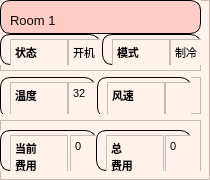
           <widget class="QFrame" name="frame_8">
            <property name="styleSheet">
             <string notr="true">background-color: rgb(255, 242, 235);</string>
            </property>
            <property name="frameShape">
             <enum>QFrame::StyledPanel</enum>
            </property>
            <property name="frameShadow">
             <enum>QFrame::Raised</enum>
            </property>
            <widget class="QWidget" name="layoutWidget_47">
             <property name="geometry">
              <rect>
               <x>0</x>
               <y>0</y>
               <width>201</width>
               <height>171</height>
              </rect>
             </property>
             <layout class="QVBoxLayout" name="verticalLayout_27">
              <property name="spacing">
               <number>0</number>
              </property>
              <item>
               <widget class="QFrame" name="frame_153">
                <property name="sizePolicy">
                 <sizepolicy hsizetype="Preferred" vsizetype="Expanding">
                  <horstretch>1</horstretch>
                  <verstretch>1</verstretch>
                 </sizepolicy>
                </property>
                <property name="styleSheet">
                 <string notr="true">#frame_153{
	background-color: rgb(255, 205, 198);
border-radius:10px;
border:1px solid black
}</string>
                </property>
                <property name="frameShape">
                 <enum>QFrame::StyledPanel</enum>
                </property>
                <property name="frameShadow">
                 <enum>QFrame::Raised</enum>
                </property>
                <widget class="QWidget" name="layoutWidget_87">
                 <property name="geometry">
                  <rect>
                   <x>10</x>
                   <y>10</y>
                   <width>181</width>
                   <height>22</height>
                  </rect>
                 </property>
                 <layout class="QHBoxLayout" name="horizontalLayout_84">
                  <property name="spacing">
                   <number>0</number>
                  </property>
                  <item>
                   <widget class="QLabel" name="ROOM1">
                    <property name="sizePolicy">
                     <sizepolicy hsizetype="Preferred" vsizetype="Preferred">
                      <horstretch>0</horstretch>
                      <verstretch>0</verstretch>
                     </sizepolicy>
                    </property>
                    <property name="styleSheet">
                     <string notr="true">background-color: rgb(255, 205, 198);</string>
                    </property>
                    <property name="text">
                     <string>&lt;html&gt;&lt;head/&gt;&lt;body&gt;&lt;p&gt;&lt;span style=&quot; font-family:'Arial Black'; font-size:10pt; color:#070707;&quot;&gt;Room 1&lt;/span&gt;&lt;/p&gt;&lt;/body&gt;&lt;/html&gt;</string>
                    </property>
                   </widget>
                  </item>
                 </layout>
                </widget>
               </widget>
              </item>
              <item>
               <widget class="QFrame" name="frame_154">
                <property name="sizePolicy">
                 <sizepolicy hsizetype="Preferred" vsizetype="Expanding">
                  <horstretch>3</horstretch>
                  <verstretch>4</verstretch>
                 </sizepolicy>
                </property>
                <property name="frameShape">
                 <enum>QFrame::StyledPanel</enum>
                </property>
                <property name="frameShadow">
                 <enum>QFrame::Raised</enum>
                </property>
                <widget class="QWidget" name="layoutWidget_88">
                 <property name="geometry">
                  <rect>
                   <x>0</x>
                   <y>0</y>
                   <width>201</width>
                   <height>141</height>
                  </rect>
                 </property>
                 <layout class="QVBoxLayout" name="verticalLayout_28">
                  <property name="spacing">
                   <number>6</number>
                  </property>
                  <item>
                   <widget class="QFrame" name="frame_155">
                    <property name="sizePolicy">
                     <sizepolicy hsizetype="Preferred" vsizetype="Expanding">
                      <horstretch>0</horstretch>
                      <verstretch>2</verstretch>
                     </sizepolicy>
                    </property>
                    <property name="frameShape">
                     <enum>QFrame::StyledPanel</enum>
                    </property>
                    <property name="frameShadow">
                     <enum>QFrame::Raised</enum>
                    </property>
                    <widget class="QWidget" name="layoutWidget_10">
                     <property name="geometry">
                      <rect>
                       <x>0</x>
                       <y>0</y>
                       <width>201</width>
                       <height>31</height>
                      </rect>
                     </property>
                     <layout class="QHBoxLayout" name="horizontalLayout_5">
                      <property name="spacing">
                       <number>2</number>
                      </property>
                      <item>
                       <widget class="QFrame" name="frame_26">
                        <property name="styleSheet">
                         <string notr="true">#frame_26{
border-radius:10px;
border:1px solid black
}</string>
                        </property>
                        <property name="frameShape">
                         <enum>QFrame::StyledPanel</enum>
                        </property>
                        <property name="frameShadow">
                         <enum>QFrame::Raised</enum>
                        </property>
                        <widget class="QWidget" name="layoutWidget_30">
                         <property name="geometry">
                          <rect>
                           <x>10</x>
                           <y>5</y>
                           <width>116</width>
                           <height>59</height>
                          </rect>
                         </property>
                         <layout class="QHBoxLayout" name="horizontalLayout_20">
                          <property name="spacing">
                           <number>0</number>
                          </property>
                          <item>
                           <widget class="QTextBrowser" name="textBrowser_R1_state">
                            <property name="sizePolicy">
                             <sizepolicy hsizetype="Preferred" vsizetype="Preferred">
                              <horstretch>0</horstretch>
                              <verstretch>0</verstretch>
                             </sizepolicy>
                            </property>
                            <property name="styleSheet">
                             <string notr="true"/>
                            </property>
                            <property name="html">
                             <string>&lt;!DOCTYPE HTML PUBLIC &quot;-//W3C//DTD HTML 4.0//EN&quot; &quot;http://www.w3.org/TR/REC-html40/strict.dtd&quot;&gt;
&lt;html&gt;&lt;head&gt;&lt;meta name=&quot;qrichtext&quot; content=&quot;1&quot; /&gt;&lt;style type=&quot;text/css&quot;&gt;
p, li { white-space: pre-wrap; }
&lt;/style&gt;&lt;/head&gt;&lt;body style=&quot; font-family:'SimSun'; font-size:9pt; font-weight:400; font-style:normal;&quot;&gt;
&lt;p style=&quot; margin-top:0px; margin-bottom:0px; margin-left:0px; margin-right:0px; -qt-block-indent:0; text-indent:0px;&quot;&gt;&lt;span style=&quot; font-family:'微软雅黑'; font-size:8pt; font-weight:600;&quot;&gt;状态&lt;/span&gt;&lt;/p&gt;&lt;/body&gt;&lt;/html&gt;</string>
                            </property>
                           </widget>
                          </item>
                          <item>
                           <widget class="QTextBrowser" name="textBrowser_Room1_state">
                            <property name="readOnly">
                             <bool>false</bool>
                            </property>
                            <property name="html">
                             <string>&lt;!DOCTYPE HTML PUBLIC &quot;-//W3C//DTD HTML 4.0//EN&quot; &quot;http://www.w3.org/TR/REC-html40/strict.dtd&quot;&gt;
&lt;html&gt;&lt;head&gt;&lt;meta name=&quot;qrichtext&quot; content=&quot;1&quot; /&gt;&lt;style type=&quot;text/css&quot;&gt;
p, li { white-space: pre-wrap; }
&lt;/style&gt;&lt;/head&gt;&lt;body style=&quot; font-family:'SimSun'; font-size:9pt; font-weight:400; font-style:normal;&quot;&gt;
&lt;p style=&quot; margin-top:0px; margin-bottom:0px; margin-left:0px; margin-right:0px; -qt-block-indent:0; text-indent:0px;&quot;&gt;&lt;span style=&quot; font-family:'微软雅黑'; font-size:8pt;&quot;&gt;开机&lt;/span&gt;&lt;/p&gt;&lt;/body&gt;&lt;/html&gt;</string>
                            </property>
                           </widget>
                          </item>
                         </layout>
                        </widget>
                       </widget>
                      </item>
                      <item>
                       <widget class="QFrame" name="frame_27">
                        <property name="styleSheet">
                         <string notr="true">#frame_27{
border-radius:10px;
border:1px solid black
}</string>
                        </property>
                        <property name="frameShape">
                         <enum>QFrame::StyledPanel</enum>
                        </property>
                        <property name="frameShadow">
                         <enum>QFrame::Raised</enum>
                        </property>
                        <widget class="QWidget" name="layoutWidget_31">
                         <property name="geometry">
                          <rect>
                           <x>10</x>
                           <y>5</y>
                           <width>116</width>
                           <height>59</height>
                          </rect>
                         </property>
                         <layout class="QHBoxLayout" name="horizontalLayout_21">
                          <property name="spacing">
                           <number>0</number>
                          </property>
                          <property name="sizeConstraint">
                           <enum>QLayout::SetNoConstraint</enum>
                          </property>
                          <item>
                           <widget class="QTextBrowser" name="textBrowser_R1_mode">
                            <property name="html">
                             <string>&lt;!DOCTYPE HTML PUBLIC &quot;-//W3C//DTD HTML 4.0//EN&quot; &quot;http://www.w3.org/TR/REC-html40/strict.dtd&quot;&gt;
&lt;html&gt;&lt;head&gt;&lt;meta name=&quot;qrichtext&quot; content=&quot;1&quot; /&gt;&lt;style type=&quot;text/css&quot;&gt;
p, li { white-space: pre-wrap; }
&lt;/style&gt;&lt;/head&gt;&lt;body style=&quot; font-family:'SimSun'; font-size:9pt; font-weight:400; font-style:normal;&quot;&gt;
&lt;p style=&quot; margin-top:0px; margin-bottom:0px; margin-left:0px; margin-right:0px; -qt-block-indent:0; text-indent:0px;&quot;&gt;&lt;span style=&quot; font-family:'微软雅黑'; font-size:8pt; font-weight:600;&quot;&gt;模式&lt;/span&gt;&lt;/p&gt;&lt;/body&gt;&lt;/html&gt;</string>
                            </property>
                           </widget>
                          </item>
                          <item>
                           <widget class="QTextBrowser" name="textBrowser_Room1_mode">
                            <property name="readOnly">
                             <bool>false</bool>
                            </property>
                            <property name="html">
                             <string>&lt;!DOCTYPE HTML PUBLIC &quot;-//W3C//DTD HTML 4.0//EN&quot; &quot;http://www.w3.org/TR/REC-html40/strict.dtd&quot;&gt;
&lt;html&gt;&lt;head&gt;&lt;meta name=&quot;qrichtext&quot; content=&quot;1&quot; /&gt;&lt;style type=&quot;text/css&quot;&gt;
p, li { white-space: pre-wrap; }
&lt;/style&gt;&lt;/head&gt;&lt;body style=&quot; font-family:'SimSun'; font-size:9pt; font-weight:400; font-style:normal;&quot;&gt;
&lt;p style=&quot; margin-top:0px; margin-bottom:0px; margin-left:0px; margin-right:0px; -qt-block-indent:0; text-indent:0px;&quot;&gt;&lt;span style=&quot; font-family:'微软雅黑'; font-size:8pt;&quot;&gt;制冷&lt;/span&gt;&lt;/p&gt;&lt;/body&gt;&lt;/html&gt;</string>
                            </property>
                           </widget>
                          </item>
                         </layout>
                        </widget>
                       </widget>
                      </item>
                     </layout>
                    </widget>
                   </widget>
                  </item>
                  <item>
                   <widget class="QFrame" name="frame_156">
                    <property name="sizePolicy">
                     <sizepolicy hsizetype="Preferred" vsizetype="Expanding">
                      <horstretch>0</horstretch>
                      <verstretch>2</verstretch>
                     </sizepolicy>
                    </property>
                    <property name="frameShape">
                     <enum>QFrame::StyledPanel</enum>
                    </property>
                    <property name="frameShadow">
                     <enum>QFrame::Raised</enum>
                    </property>
                    <widget class="QWidget" name="layoutWidget_15">
                     <property name="geometry">
                      <rect>
                       <x>0</x>
                       <y>0</y>
                       <width>191</width>
                       <height>41</height>
                      </rect>
                     </property>
                     <layout class="QHBoxLayout" name="horizontalLayout_14">
                      <property name="spacing">
                       <number>2</number>
                      </property>
                      <item>
                       <widget class="QFrame" name="frame_34">
                        <property name="styleSheet">
                         <string notr="true">#frame_34{
border-radius:10px;
border:1px solid black
}</string>
                        </property>
                        <property name="frameShape">
                         <enum>QFrame::StyledPanel</enum>
                        </property>
                        <property name="frameShadow">
                         <enum>QFrame::Raised</enum>
                        </property>
                        <widget class="QWidget" name="layoutWidget_38">
                         <property name="geometry">
                          <rect>
                           <x>10</x>
                           <y>5</y>
                           <width>116</width>
                           <height>59</height>
                          </rect>
                         </property>
                         <layout class="QHBoxLayout" name="horizontalLayout_29">
                          <property name="spacing">
                           <number>0</number>
                          </property>
                          <property name="sizeConstraint">
                           <enum>QLayout::SetNoConstraint</enum>
                          </property>
                          <item>
                           <widget class="QTextBrowser" name="textBrowser_R1_tem">
                            <property name="html">
                             <string>&lt;!DOCTYPE HTML PUBLIC &quot;-//W3C//DTD HTML 4.0//EN&quot; &quot;http://www.w3.org/TR/REC-html40/strict.dtd&quot;&gt;
&lt;html&gt;&lt;head&gt;&lt;meta name=&quot;qrichtext&quot; content=&quot;1&quot; /&gt;&lt;style type=&quot;text/css&quot;&gt;
p, li { white-space: pre-wrap; }
&lt;/style&gt;&lt;/head&gt;&lt;body style=&quot; font-family:'SimSun'; font-size:9pt; font-weight:400; font-style:normal;&quot;&gt;
&lt;p style=&quot; margin-top:0px; margin-bottom:0px; margin-left:0px; margin-right:0px; -qt-block-indent:0; text-indent:0px;&quot;&gt;&lt;span style=&quot; font-family:'微软雅黑'; font-size:8pt; font-weight:600;&quot;&gt;温度&lt;/span&gt;&lt;/p&gt;&lt;/body&gt;&lt;/html&gt;</string>
                            </property>
                           </widget>
                          </item>
                          <item>
                           <widget class="QTextBrowser" name="textBrowser_Room1_tem">
                            <property name="readOnly">
                             <bool>false</bool>
                            </property>
                            <property name="html">
                             <string>&lt;!DOCTYPE HTML PUBLIC &quot;-//W3C//DTD HTML 4.0//EN&quot; &quot;http://www.w3.org/TR/REC-html40/strict.dtd&quot;&gt;
&lt;html&gt;&lt;head&gt;&lt;meta name=&quot;qrichtext&quot; content=&quot;1&quot; /&gt;&lt;style type=&quot;text/css&quot;&gt;
p, li { white-space: pre-wrap; }
&lt;/style&gt;&lt;/head&gt;&lt;body style=&quot; font-family:'SimSun'; font-size:9pt; font-weight:400; font-style:normal;&quot;&gt;
&lt;p style=&quot; margin-top:0px; margin-bottom:0px; margin-left:0px; margin-right:0px; -qt-block-indent:0; text-indent:0px;&quot;&gt;&lt;span style=&quot; font-family:'微软雅黑'; font-size:8pt;&quot;&gt;32&lt;/span&gt;&lt;/p&gt;&lt;/body&gt;&lt;/html&gt;</string>
                            </property>
                           </widget>
                          </item>
                         </layout>
                        </widget>
                       </widget>
                      </item>
                      <item>
                       <widget class="QFrame" name="frame_35">
                        <property name="styleSheet">
                         <string notr="true">#frame_35{
border-radius:10px;
border:1px solid black
}</string>
                        </property>
                        <property name="frameShape">
                         <enum>QFrame::StyledPanel</enum>
                        </property>
                        <property name="frameShadow">
                         <enum>QFrame::Raised</enum>
                        </property>
                        <widget class="QWidget" name="layoutWidget_39">
                         <property name="geometry">
                          <rect>
                           <x>10</x>
                           <y>5</y>
                           <width>116</width>
                           <height>59</height>
                          </rect>
                         </property>
                         <layout class="QHBoxLayout" name="horizontalLayout_30">
                          <property name="spacing">
                           <number>0</number>
                          </property>
                          <property name="sizeConstraint">
                           <enum>QLayout::SetMaximumSize</enum>
                          </property>
                          <item>
                           <widget class="QTextBrowser" name="textBrowser_R1_WindSpeed">
                            <property name="html">
                             <string>&lt;!DOCTYPE HTML PUBLIC &quot;-//W3C//DTD HTML 4.0//EN&quot; &quot;http://www.w3.org/TR/REC-html40/strict.dtd&quot;&gt;
&lt;html&gt;&lt;head&gt;&lt;meta name=&quot;qrichtext&quot; content=&quot;1&quot; /&gt;&lt;style type=&quot;text/css&quot;&gt;
p, li { white-space: pre-wrap; }
&lt;/style&gt;&lt;/head&gt;&lt;body style=&quot; font-family:'SimSun'; font-size:9pt; font-weight:400; font-style:normal;&quot;&gt;
&lt;p style=&quot; margin-top:0px; margin-bottom:0px; margin-left:0px; margin-right:0px; -qt-block-indent:0; text-indent:0px;&quot;&gt;&lt;span style=&quot; font-family:'微软雅黑'; font-size:8pt; font-weight:600;&quot;&gt;风速&lt;/span&gt;&lt;/p&gt;&lt;/body&gt;&lt;/html&gt;</string>
                            </property>
                           </widget>
                          </item>
                          <item>
                           <widget class="QTextBrowser" name="textBrowser_Room1_WindSpeed">
                            <property name="readOnly">
                             <bool>false</bool>
                            </property>
                            <property name="html">
                             <string>&lt;!DOCTYPE HTML PUBLIC &quot;-//W3C//DTD HTML 4.0//EN&quot; &quot;http://www.w3.org/TR/REC-html40/strict.dtd&quot;&gt;
&lt;html&gt;&lt;head&gt;&lt;meta name=&quot;qrichtext&quot; content=&quot;1&quot; /&gt;&lt;style type=&quot;text/css&quot;&gt;
p, li { white-space: pre-wrap; }
&lt;/style&gt;&lt;/head&gt;&lt;body style=&quot; font-family:'SimSun'; font-size:9pt; font-weight:400; font-style:normal;&quot;&gt;
&lt;p style=&quot;-qt-paragraph-type:empty; margin-top:0px; margin-bottom:0px; margin-left:0px; margin-right:0px; -qt-block-indent:0; text-indent:0px;&quot;&gt;&lt;br /&gt;&lt;/p&gt;&lt;/body&gt;&lt;/html&gt;</string>
                            </property>
                           </widget>
                          </item>
                         </layout>
                        </widget>
                       </widget>
                      </item>
                     </layout>
                    </widget>
                   </widget>
                  </item>
                  <item>
                   <widget class="QFrame" name="frame_159">
                    <property name="sizePolicy">
                     <sizepolicy hsizetype="Preferred" vsizetype="Expanding">
                      <horstretch>0</horstretch>
                      <verstretch>3</verstretch>
                     </sizepolicy>
                    </property>
                    <property name="frameShape">
                     <enum>QFrame::StyledPanel</enum>
                    </property>
                    <property name="frameShadow">
                     <enum>QFrame::Raised</enum>
                    </property>
                    <widget class="QWidget" name="layoutWidget_91">
                     <property name="geometry">
                      <rect>
                       <x>0</x>
                       <y>10</y>
                       <width>191</width>
                       <height>41</height>
                      </rect>
                     </property>
                     <layout class="QHBoxLayout" name="horizontalLayout_86">
                      <property name="spacing">
                       <number>6</number>
                      </property>
                      <item>
                       <layout class="QHBoxLayout" name="horizontalLayout_15">
                        <property name="spacing">
                         <number>0</number>
                        </property>
                        <item>
                         <widget class="QFrame" name="frame_36">
                          <property name="styleSheet">
                           <string notr="true">#frame_36{
border-radius:10px;
border:1px solid black
}</string>
                          </property>
                          <property name="frameShape">
                           <enum>QFrame::StyledPanel</enum>
                          </property>
                          <property name="frameShadow">
                           <enum>QFrame::Raised</enum>
                          </property>
                          <widget class="QWidget" name="layoutWidget_40">
                           <property name="geometry">
                            <rect>
                             <x>10</x>
                             <y>5</y>
                             <width>118</width>
                             <height>59</height>
                            </rect>
                           </property>
                           <layout class="QHBoxLayout" name="horizontalLayout_34">
                            <property name="spacing">
                             <number>2</number>
                            </property>
                            <item>
                             <widget class="QTextBrowser" name="textBrowser_R1_Currentfee">
                              <property name="styleSheet">
                               <string notr="true"/>
                              </property>
                              <property name="html">
                               <string>&lt;!DOCTYPE HTML PUBLIC &quot;-//W3C//DTD HTML 4.0//EN&quot; &quot;http://www.w3.org/TR/REC-html40/strict.dtd&quot;&gt;
&lt;html&gt;&lt;head&gt;&lt;meta name=&quot;qrichtext&quot; content=&quot;1&quot; /&gt;&lt;style type=&quot;text/css&quot;&gt;
p, li { white-space: pre-wrap; }
&lt;/style&gt;&lt;/head&gt;&lt;body style=&quot; font-family:'SimSun'; font-size:9pt; font-weight:400; font-style:normal;&quot;&gt;
&lt;p style=&quot; margin-top:0px; margin-bottom:0px; margin-left:0px; margin-right:0px; -qt-block-indent:0; text-indent:0px;&quot;&gt;&lt;span style=&quot; font-family:'微软雅黑'; font-size:8pt; font-weight:600;&quot;&gt;当前&lt;/span&gt;&lt;/p&gt;
&lt;p style=&quot; margin-top:0px; margin-bottom:0px; margin-left:0px; margin-right:0px; -qt-block-indent:0; text-indent:0px;&quot;&gt;&lt;span style=&quot; font-family:'微软雅黑'; font-size:8pt; font-weight:600;&quot;&gt;费用&lt;/span&gt;&lt;/p&gt;&lt;/body&gt;&lt;/html&gt;</string>
                              </property>
                             </widget>
                            </item>
                            <item>
                             <widget class="QTextBrowser" name="textBrowser_Room1_Currentfee">
                              <property name="readOnly">
                               <bool>false</bool>
                              </property>
                              <property name="html">
                               <string>&lt;!DOCTYPE HTML PUBLIC &quot;-//W3C//DTD HTML 4.0//EN&quot; &quot;http://www.w3.org/TR/REC-html40/strict.dtd&quot;&gt;
&lt;html&gt;&lt;head&gt;&lt;meta name=&quot;qrichtext&quot; content=&quot;1&quot; /&gt;&lt;style type=&quot;text/css&quot;&gt;
p, li { white-space: pre-wrap; }
&lt;/style&gt;&lt;/head&gt;&lt;body style=&quot; font-family:'SimSun'; font-size:9pt; font-weight:400; font-style:normal;&quot;&gt;
&lt;p style=&quot; margin-top:0px; margin-bottom:0px; margin-left:0px; margin-right:0px; -qt-block-indent:0; text-indent:0px;&quot;&gt;&lt;span style=&quot; font-family:'微软雅黑'; font-size:8pt;&quot;&gt;0&lt;/span&gt;&lt;/p&gt;&lt;/body&gt;&lt;/html&gt;</string>
                              </property>
                             </widget>
                            </item>
                           </layout>
                          </widget>
                         </widget>
                        </item>
                        <item>
                         <widget class="QFrame" name="frame_37">
                          <property name="styleSheet">
                           <string notr="true">#frame_37{
border-radius:10px;
border:1px solid black
}</string>
                          </property>
                          <property name="frameShape">
                           <enum>QFrame::StyledPanel</enum>
                          </property>
                          <property name="frameShadow">
                           <enum>QFrame::Raised</enum>
                          </property>
                          <widget class="QWidget" name="layoutWidget_41">
                           <property name="geometry">
                            <rect>
                             <x>10</x>
                             <y>5</y>
                             <width>117</width>
                             <height>59</height>
                            </rect>
                           </property>
                           <layout class="QHBoxLayout" name="horizontalLayout_35">
                            <property name="spacing">
                             <number>1</number>
                            </property>
                            <item>
                             <widget class="QTextBrowser" name="textBrowser_R1_Totalfee">
                              <property name="html">
                               <string>&lt;!DOCTYPE HTML PUBLIC &quot;-//W3C//DTD HTML 4.0//EN&quot; &quot;http://www.w3.org/TR/REC-html40/strict.dtd&quot;&gt;
&lt;html&gt;&lt;head&gt;&lt;meta name=&quot;qrichtext&quot; content=&quot;1&quot; /&gt;&lt;style type=&quot;text/css&quot;&gt;
p, li { white-space: pre-wrap; }
&lt;/style&gt;&lt;/head&gt;&lt;body style=&quot; font-family:'SimSun'; font-size:9pt; font-weight:400; font-style:normal;&quot;&gt;
&lt;p style=&quot; margin-top:0px; margin-bottom:0px; margin-left:0px; margin-right:0px; -qt-block-indent:0; text-indent:0px;&quot;&gt;&lt;span style=&quot; font-family:'微软雅黑'; font-size:8pt; font-weight:600;&quot;&gt;总&lt;/span&gt;&lt;/p&gt;
&lt;p style=&quot; margin-top:0px; margin-bottom:0px; margin-left:0px; margin-right:0px; -qt-block-indent:0; text-indent:0px;&quot;&gt;&lt;span style=&quot; font-family:'微软雅黑'; font-size:8pt; font-weight:600;&quot;&gt;费用&lt;/span&gt;&lt;/p&gt;&lt;/body&gt;&lt;/html&gt;</string>
                              </property>
                             </widget>
                            </item>
                            <item>
                             <widget class="QTextBrowser" name="textBrowser_Room1_Totalfee">
                              <property name="readOnly">
                               <bool>false</bool>
                              </property>
                              <property name="html">
                               <string>&lt;!DOCTYPE HTML PUBLIC &quot;-//W3C//DTD HTML 4.0//EN&quot; &quot;http://www.w3.org/TR/REC-html40/strict.dtd&quot;&gt;
&lt;html&gt;&lt;head&gt;&lt;meta name=&quot;qrichtext&quot; content=&quot;1&quot; /&gt;&lt;style type=&quot;text/css&quot;&gt;
p, li { white-space: pre-wrap; }
&lt;/style&gt;&lt;/head&gt;&lt;body style=&quot; font-family:'SimSun'; font-size:9pt; font-weight:400; font-style:normal;&quot;&gt;
&lt;p style=&quot; margin-top:0px; margin-bottom:0px; margin-left:0px; margin-right:0px; -qt-block-indent:0; text-indent:0px;&quot;&gt;&lt;span style=&quot; font-family:'微软雅黑'; font-size:8pt;&quot;&gt;0&lt;/span&gt;&lt;/p&gt;&lt;/body&gt;&lt;/html&gt;</string>
                              </property>
                             </widget>
                            </item>
                           </layout>
                          </widget>
                         </widget>
                        </item>
                       </layout>
                      </item>
                     </layout>
                    </widget>
                   </widget>
                  </item>
                 </layout>
                </widget>
               </widget>
              </item>
             </layout>
            </widget>
           </widget>
